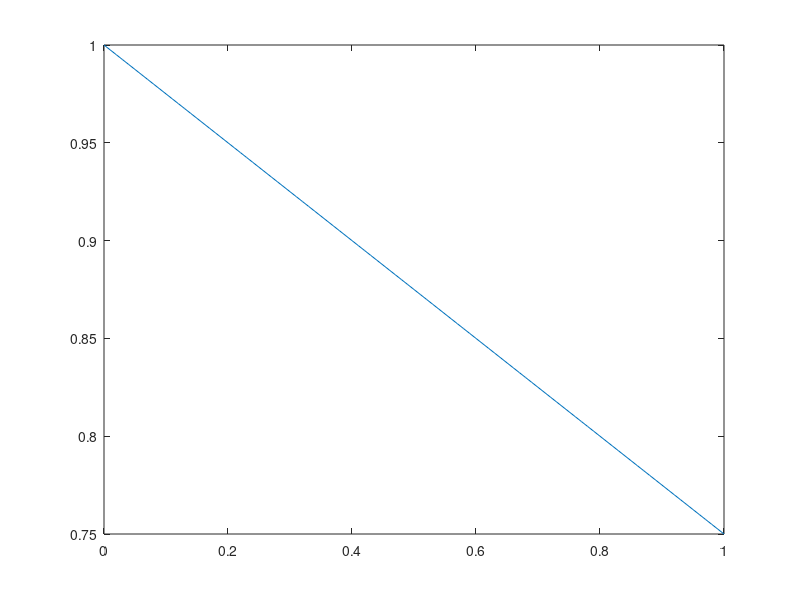

The MATLAB script that drew this image: (Note: this script raises an error after producing the figure.)
%Week 2 Exercise 6

close all
clear

global Re ue0 duedx

ReL = 1e6; 
x = linspace(0,1,101);

uegrad= -0.25;
duedx = uegrad;
ue = zeros(1,length(x));
ue(1) = 1;
for i = 2:length(x)
    ue(i) = ue(i-1) + uegrad*x(2);
end

He=zeros(1,length(x));
He(1)=1.57258; %an arbitrary value is assined to He at point x=0
Theta=zeros(1,length(x));

figure 
plot(x,ue)

% int = zeros(1,length(ReL)); %location of natural transition
% ils = zeros(1,length(ReL)); %location of natural separation
% itr = zeros(1,length(ReL)); %location of turbulent reattachement
% its = zeros(1,length(ReL)); %location of turbulent separation

int = 0; %location of natural transition
ils = 0;%location of natural separation
itr = 0; %location of turbulent reattachement
its = 0; %location of turbulent separation

%laminar loop


        
integral = 0; 
Mthick = 0;

n = 101;
laminar = true;
i = 1;

while laminar && i < n
    i = i + 1;
    
    integral = integral + ueintbit(x(i-1),ue(i-1),x(i),ue(i)); 
    Mthick = sqrt(0.45*(ue(i)^-6)*integral/ReL);
    Theta(i)=Mthick;
    
    Rethet = ReL*ue(i)*Mthick;
    m = -ReL*(Mthick^2)*uegrad;

    H = thwaites_lookup(m);
    HE = laminar_He(H);

    He(i)=HE;    
    if log(Rethet) >= 18.4*HE - 21.74
        laminar = false;
%             disp([x(i) Rethet/1000])
        int = i;
    elseif m >= 0.09
        laminar = false;  %if laminar separation is detected
%             disp([x(i) Rethet/1000])
        ils = i;
        He(i)=1.51509;   %when laminar separation is detected, He is set to its laminar separation value
    end
        
end
        
    if int~= 0
        disp(['Natural transition at ' num2str(int) ' with Rethet ' num2str(Rethet)]) 
    elseif ils~= 0
        disp(['Laminar separation at ' num2str(ils) ' with Rethet ' num2str(Rethet)])
    end   

%step (iii)
    if int~=0  %ie natural transition occured
       deltaE=He(int)*Theta(int); %deltaE is computed where transition occured
    elseif ils~=0 %ie laminar separtion occured
        deltaE=He(ils)*Theta(ils);
    else
        deltaE=He(i-1)*Theta(i-1);
    end



%while loop for the turbulent boundary layer

thick0(1) = Theta(i);
thick0(2) = deltaE;

while i<length(x) && its==0
    i = i+1;
    Re = ReL;
    ue0 = ue(i);
    
    [delx, thickhist] = ode45(@thickdash,[0,x(i) - x(i-1)],thick0);
        
     thick0(1) = thickhist(end,1);   
     thick0(2) = thickhist(end,2); 
     HE = thick0(2)/thick0(1);
     Rethet = ReL*ue(i)*thick0(1);
     
     Theta(i) = thick0(1);
     He(i) = HE;
     
     if HE <= 1.46
         its = i;
         disp(['Turbulent separation at ' num2str(its) ' with Rethet ' num2str(Rethet)])
  
     elseif ils ~= 0 && HE >= 1.58 && itr == 0
         itr = i;
         disp(['Turbulent reattachement at ' num2str(itr) ' with Rethet ' num2str(Rethet)])
     end
     
end

if its ~= 0
    H = 2.803;
    for i = its:(length(x)-1)
        Theta(i+1) = Theta(i)*(ue(i)/ue(i+1))^(H+2);
        He(i+1) = HE;
    end
end

figure(2)
plot(x,Theta)
figure(3)
plot(x,He)